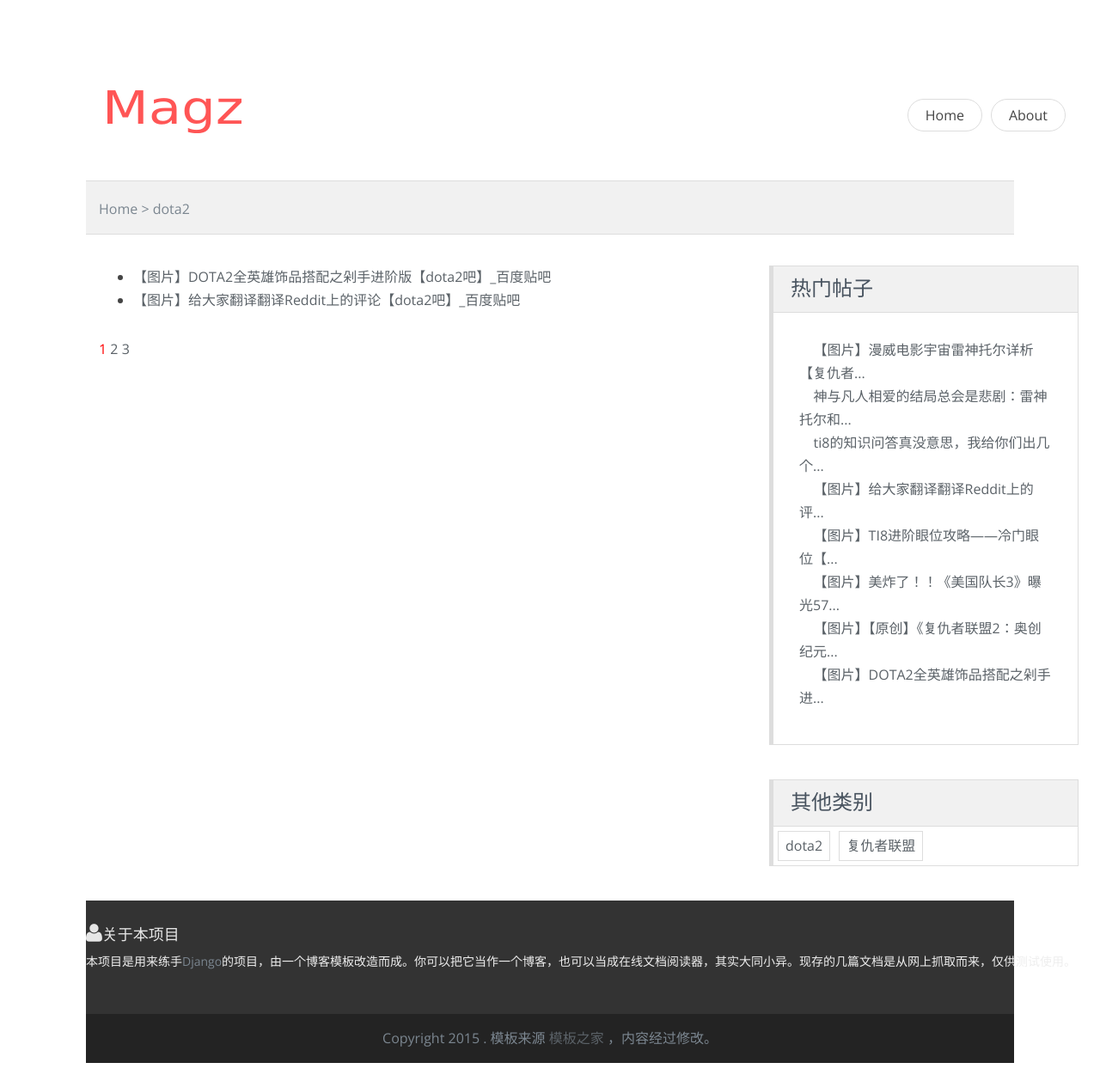
The app's page /category/dota2/ with its own data.
### sticker/models.py (models this page shows, shortened)
class Sticker(models.Model):
    title  = models.CharField(max_length=70)
    author = models.CharField(max_length=70)
    content = models.TextField()
    md5 = models.CharField(max_length=32)
    created_time = models.DateTimeField(auto_now_add=True)
    views = models.PositiveIntegerField(default=0)
    category = models.ForeignKey(Category, on_delete=models.CASCADE)
    def __str__(self):
        return self.title\
    def get_absolute_url(self):
        return reverse('sticker:single', kwargs={'md5': self.md5})

class Category(models.Model):
    name = models.CharField(max_length=100)
    def get_absolute_url(self):
        return reverse('sticker:category', kwargs={'cate': self.name})

### sticker/views.py (the view, shortened to what this page needs)
# urls.py: url(r'^category/(?P<cate>.*?)/$', views.categoryListView.as_view(), name='category'),
class categoryListView(ListView):
    model = Category
    template_name = 'category.html'
    context_object_name = 'category'
    paginate_by = 2
    def get_queryset(self):
        cate = super(categoryListView, self).get_queryset().filter(name=self.kwargs.get('cate')).values()
        cateid = cate[0]['id']
        return singleDetailView().get_queryset().filter(category=cateid)
    def get_context_data(self, **kwargs):
        context = super().get_context_data(**kwargs)
        paginator = context.get('paginator')
        page = context.get('page_obj')
        is_paginated = context.get('is_paginated')
        pagination_data = self.pagination_data(paginator, page, is_paginated)
        context.update(pagination_data)
        return context
    def pagination_data(self, paginator, page, is_paginated):
        if not is_paginated:
            return {}
        left = []
        right = []
        left_has_more = False
        right_has_more = False
        first = False
        last = False
        page_number = page.number
        total_pages = paginator.num_pages
        page_range = paginator.page_range
        if page_number == 1:
            right = page_range[page_number:page_number + 2]
            if right[-1] < total_pages - 1:
                right_has_more = True
            if right[-1] < total_pages:
                last = True
        elif page_number == total_pages:
            left = page_range[(page_number - 3) if (page_number - 3) > 0 else 0:page_number - 1]
            if left[0] > 2:
                left_has_more = True
            if left[0] > 1:
                first = True
        data = {
            'left': left,
            'right': right,
            'left_has_more': left_has_more,
            'right_has_more': right_has_more,
            'first': first,
            'last': last,
        }
        return data

### sticker/templatetags/customFilter.py (called while the page is built)
@register.filter
def title_tunc(value):
    length = 20
    if len(value) > length:
        return value[:length] + '...'
    else:
        return value

### sticker/templatetags/customTags.py (called while the page is built)
@register.simple_tag
def get_recent_stickers(num=8):
    return Sticker.objects.all().order_by('-views')[:num]

@register.simple_tag
def get_categories(num=4):
    return get_all_categories()[:num]

@register.simple_tag
def get_all_categories():
    return Category.objects.all()

@register.simple_tag
def parser_full_url(full_path, path):
    print (full_path, path)
    if path == '/' or full_path == '/':
        return "Home"
    r = None
    if len(full_path.split('?')) > 1:
        r = full_path.split('?')[1].split('=')[1]
    res = ['Home']
    res += [x for x in path.split('/') if x != '']
    if r:
        res.append(r)
    try:
        idx = res.index('sticker')
        obj = Sticker.objects.all().filter(md5=res[idx+1]).values()[0]
        res[idx+1] = obj['title']
        res[idx] = Category.objects.all().filter(id=obj['category_id']).values()[0]['name']
    except:
        pass
    try:
        idx = res.index('category')
        res.remove(res[idx])
    except:
        pass
    try:
        idx = res.index('about')
        res[idx] = '关于'
    except:
        pass
    res = " > ".join(res)
    return res

### templates/category.html (shortened to what this page needs)
{% extends 'base.html' %}
{% block main %}
<ul>
    {% for single in category %}
        <li>
            <a href='{{ single.get_absolute_url }}'>{{ single }}</a>
        </li>
    {% empty %}
    暂无内容！
    {% endfor %}
</ul>
{% if is_paginated %}
<div class="pagination">
    <a href="?page={{ page_obj.number }}" style="color: red">{{ page_obj.number }}</a>
    {% if right %}
        {% for i in right %}
            <a href="?page={{ i }}">{{ i }}</a>
        {% endfor %}
    {% endif %}
</div>
{% endif %}
{% endblock main %}

### templates/common/feature.html
{% load staticfiles %}
{% load customTags %}
{% load customFilter %}
<header>
    <h3>热门帖子</h3>
</header>
<div class="body">
    <ul class="clean-list">
        {% get_recent_stickers as recent_stickers_list %}
        {% for sticker in recent_stickers_list %}
        <li>
            <a href="{{ sticker.get_absolute_url }}">{{ sticker.title|title_tunc }}</a>
        </li>
        {% empty %}
        暂无内容！
        {% endfor %}
    </ul>
</div>

### templates/common/tags.html
{% load staticfiles %}
{% load customTags %}
<header>
    <h3>其他类别</h3>
</header>
<div class="body clearfix">
    <ul class="tags">
        {% get_categories as categories_list %}
        {% for category in categories_list %}
        <li>
            <a href="{{ category.get_absolute_url }}">{{ category.name }}</a>
        </li>
        {% empty %}
        暂无内容！
        {% endfor %}
    </ul>
</div>

### sticker/static/css/style.css (style rules this page uses)
body { font-size: 16px; line-height: 27px; font-family: 'Open Sans', sans-serif; color: #444; background-color: #fff; padding: 50px 100px; background-color: #ddd; background: url(../img/bgc.jpg) no-repeat; background-size: cover; background-attachment: fixed; }
a { color: #5b6268; }
h3 { font-size: 21px; line-height: 30px; font-weight: normal; font-family: 'Open Sans', sans-serif; }
.clean-list { list-style: none; padding: 30px; }
.clean-list li { //line-height: 23px; //margin-bottom: 14px; //border: 1px solid #ddd; //padding: 15px; //border-radius: 25px; }
.clean-list li::before { content: '\f3d3'; font-family: "Ionicons"; //position: absolute; left: -17px; top: 3px; font-size: 16px; color: #000; }
.aside-widget header { background-color: #f1f1f1; border-bottom: 1px solid #ddd; }
.aside-widget header h3 { font-size: 24px; padding: 10px 20px 3px 20px; margin-top: 0; color: #48535f; }
.aside-widget .body { //margin: 10px 0; //padding: 5px; }
.aside-widget a { color: #5b6268; }
.tags { list-style: none; margin: 0; padding-left: 0; }
.tags li { float: left; }
.tags li a { padding: 3px 8px; display: inline-block; margin: 5px; border: 1px solid #ddd; //border-radius: 25px; }

### records on screen
Sticker: title "【图片】DOTA2全英雄饰品搭配之剁手进阶版【dota2吧】_百度贴吧", title "【图片】DOTA2全英雄饰品搭配之剁手进..."
Sticker: title "【图片】给大家翻译翻译Reddit上的评论【dota2吧】_百度贴吧", title "【图片】给大家翻译翻译Reddit上的评..."
Sticker: title "【图片】漫威电影宇宙雷神托尔详析【复仇者..."
Sticker: title "神与凡人相爱的结局总会是悲剧：雷神托尔和..."
Sticker: title "ti8的知识问答真没意思，我给你们出几个..."
Sticker: title "【图片】TI8进阶眼位攻略——冷门眼位【..."
Sticker: title "【图片】美炸了！！《美国队长3》曝光57..."
Sticker: title "【图片】【原创】《复仇者联盟2：奥创纪元..."
Category: name "dota2"
Category: name "复仇者联盟"

### other values on screen
{{ res }} "Home > dota2"
{{ page_obj.number }} "1"
{{ i }} "2" "3"
